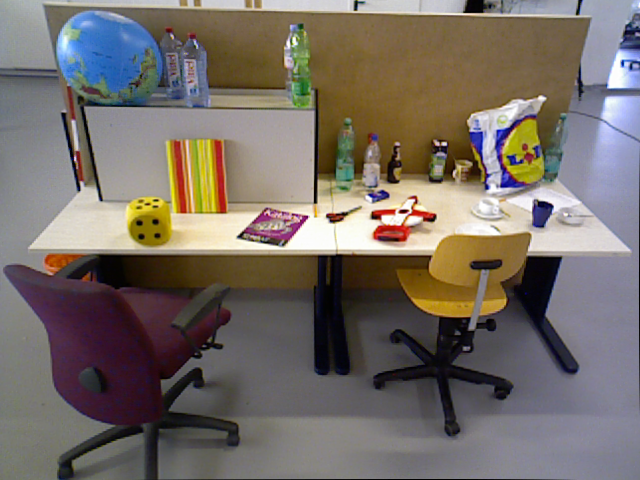
#> input picture Data/1.png, 640 x 480 px, found by its file name
$ python ORB.py
#> lines starting #> are read from the running program, lines starting #| are printed output that depends on the picture
import numpy as np
import cv2 as cv
from matplotlib import pyplot as plt
img1 = cv.imread('Data/1.png',0)
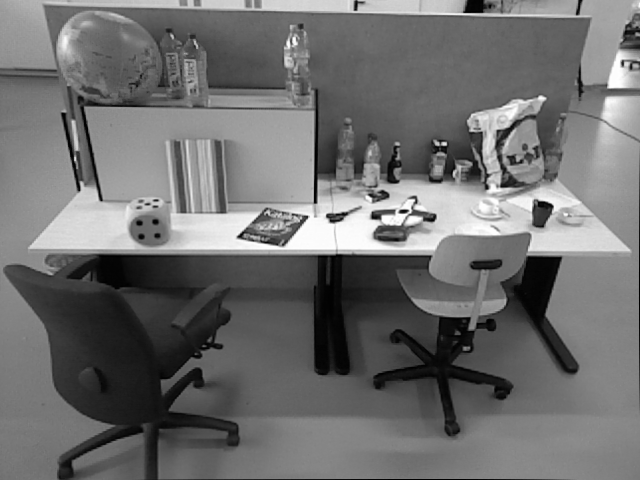
#> img1: shape (480, 640); min 0, max 254, mean 110.9
img2 = cv.imread('Data/2.png',0)
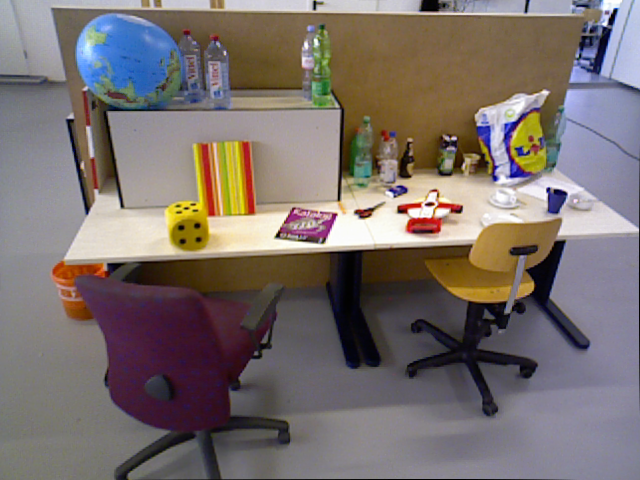
#> input picture Data/2.png, 640 x 480 px, found by its file name
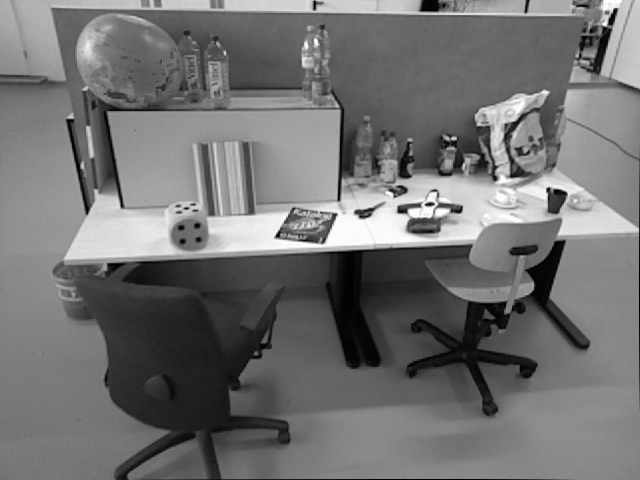
#> img2: shape (480, 640); min 0, max 254, mean 114

# Locate features
# Initiate ORB detector
orb1 = cv.ORB_create()
orb2 = cv.ORB_create()
# find the keypoints with ORB
kp1 = orb1.detect(img1,None)
#> kp1 = 500 keypoints; strongest (x, y, size): (409, 211, 37.2), (407, 210, 31), (239, 236, 37.2), (400, 212, 31)
kp2 = orb2.detect(img2,None)
#> kp2 = 500 keypoints; strongest (x, y, size): (547, 190, 31), (548, 188, 31), (276, 236, 31), (432, 204, 31)
# compute the descriptors with ORB
kp1, des1 = orb1.compute(img1, kp1)
kp2, des2 = orb2.compute(img2, kp2)
# draw only keypoints location,not size and orientation
img1 = cv.drawKeypoints(img1, kp1, None, color=(0,255,0), flags=0)
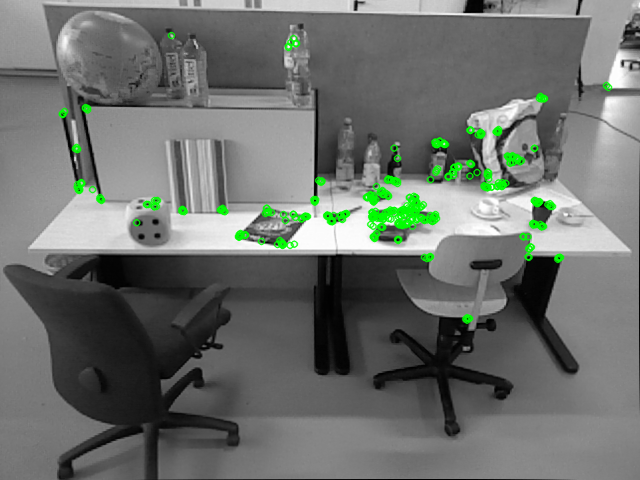
#> img1: shape (480, 640, 3); mean of channels 0, 1, 2 108.6, 113.1, 108.6; drawn as B, G, R
img2 = cv.drawKeypoints(img2, kp2, None, color=(0,255,0), flags=0)
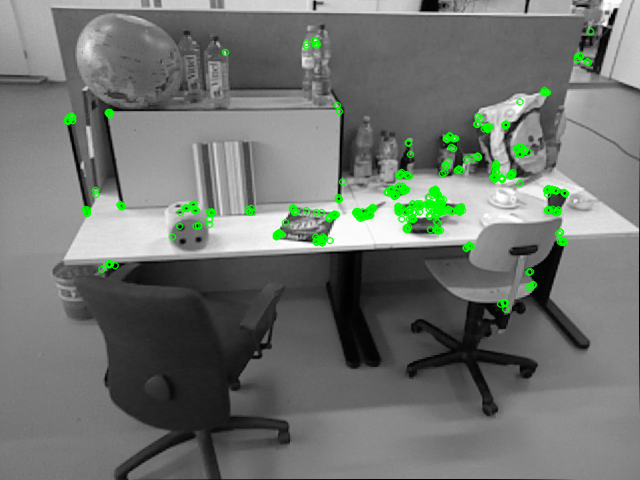
#> img2: shape (480, 640, 3); mean of channels 0, 1, 2 111.6, 116.3, 111.6; drawn as B, G, R


# FLANN parameters
FLANN_INDEX_LSH = 6
index_params= dict(algorithm = FLANN_INDEX_LSH,
                   table_number = 6, # 12
                   key_size = 12,     # 20
                   multi_probe_level = 1) #2
search_params = dict(checks=50)   # or pass empty dictionary

flann = cv.FlannBasedMatcher(index_params,search_params)

matches = flann.knnMatch(des1,des2,k=2)
#> matches = 500 matches

# Need to draw only good matches, so create a mask
matchesMask = [[0,0] for i in range(len(matches))]
#> matchesMask = 500 pairs, first value 0 to 0, second value 0 to 0

# ratio test as per Lowe's paper
for i,(m,n) in enumerate(matches):
    if m.distance < 0.7*n.distance:
        matchesMask[i]=[1,0]
#> after the loop, matchesMask = 500 pairs, first value 0 to 1, second value 0 to 0

draw_params = dict(matchColor = (0,255,0),
                   singlePointColor = (255,0,0),
                   matchesMask = matchesMask,
                   flags = cv.DrawMatchesFlags_DEFAULT)
#> draw_params = 4 items

img3 = cv.drawMatchesKnn(img1,kp1,img2,kp2,matches,None,**draw_params)
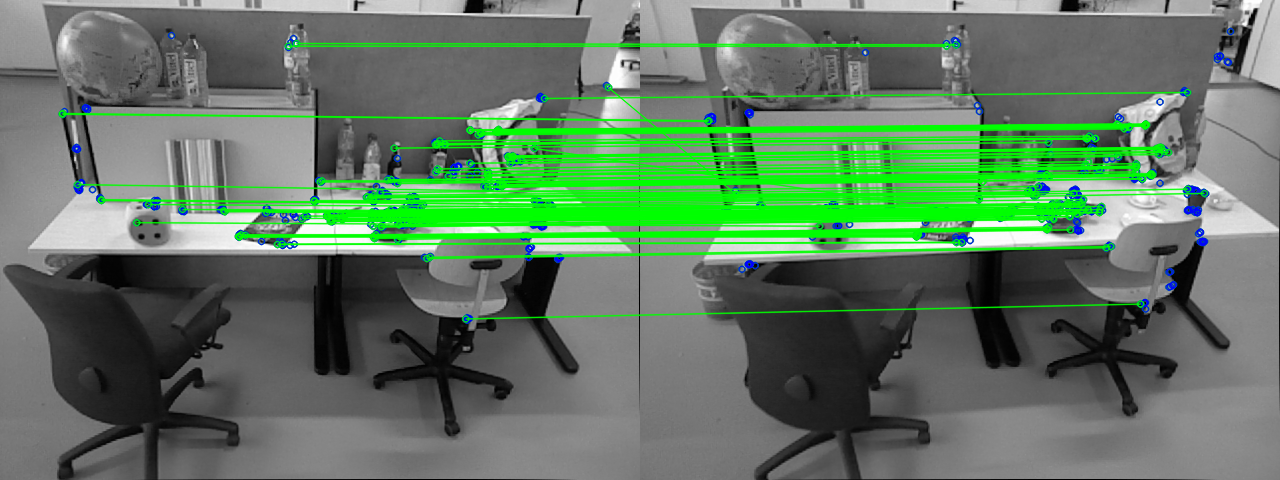
#> img3: shape (480, 1280, 3); mean of channels 0, 1, 2 98.1, 122.5, 96.4; drawn as B, G, R

cv.imshow("Keypoints", img1)
cv.imshow("Keypoints2", img2)
cv.imshow("Matching", img3)
cv.waitKey(0)
